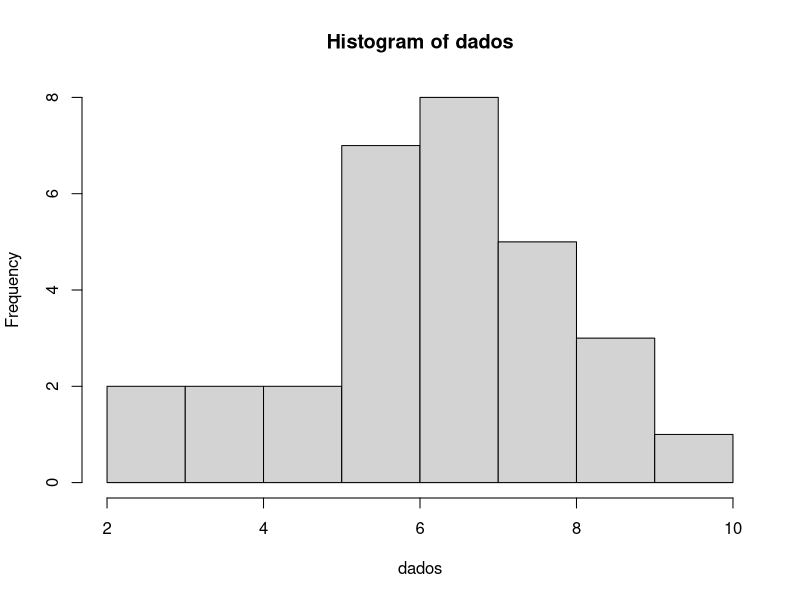
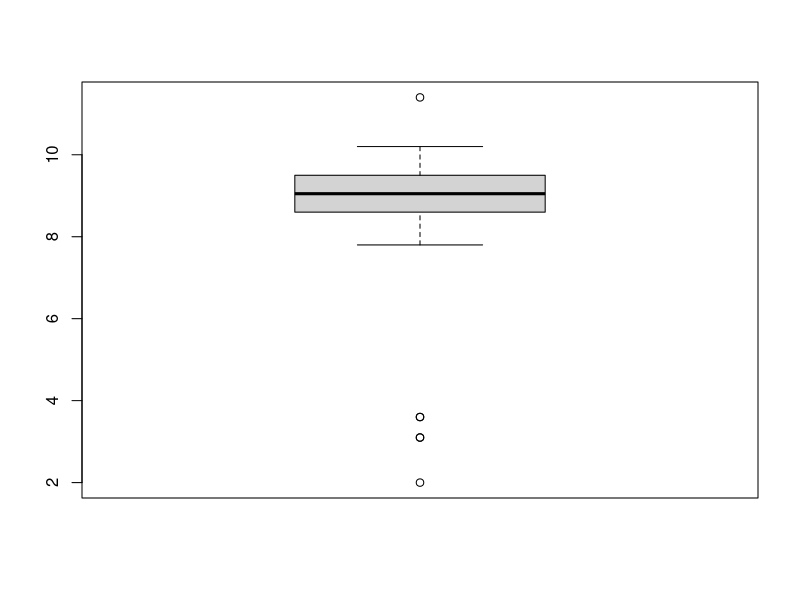
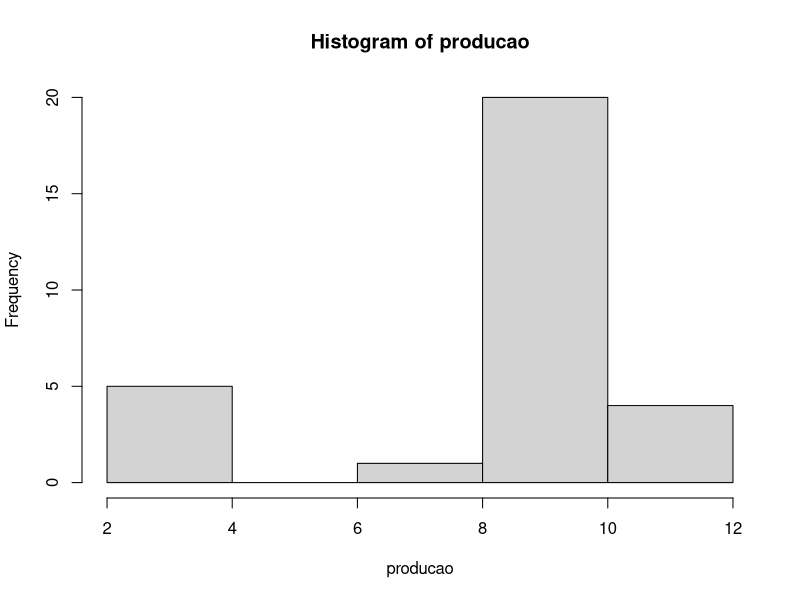
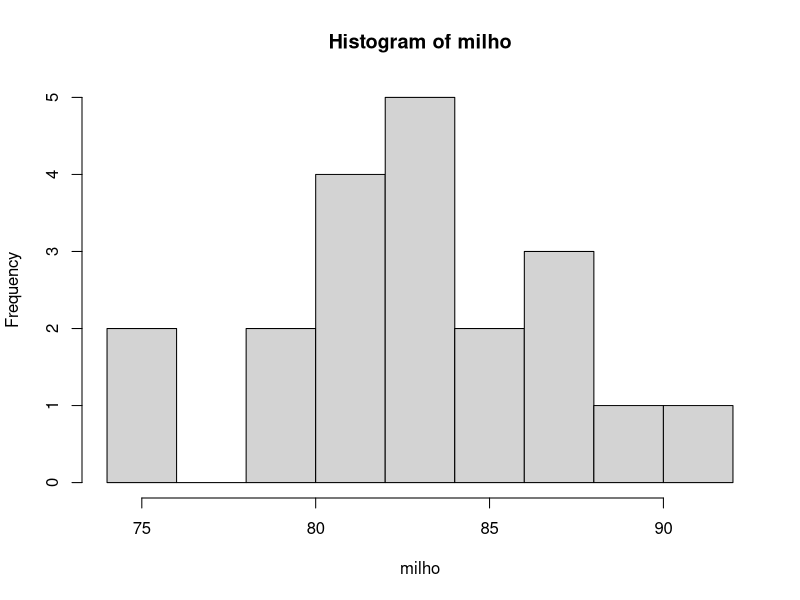
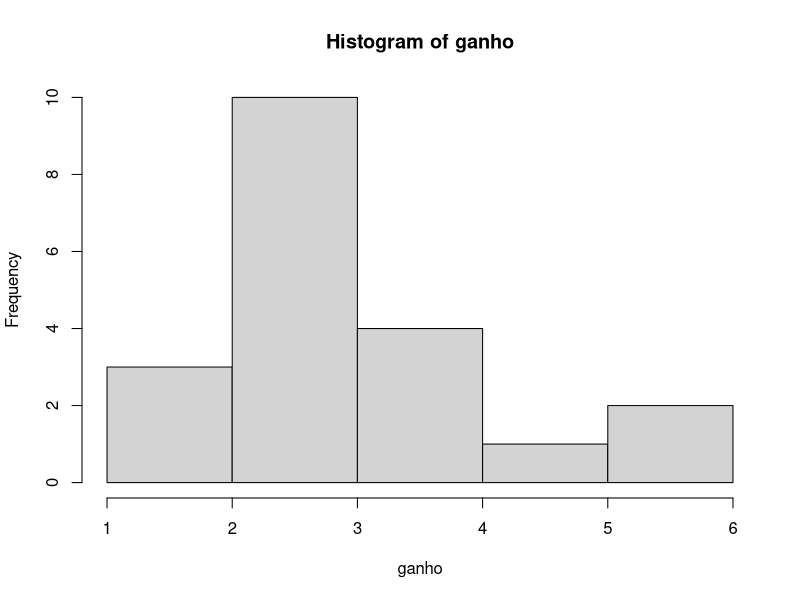
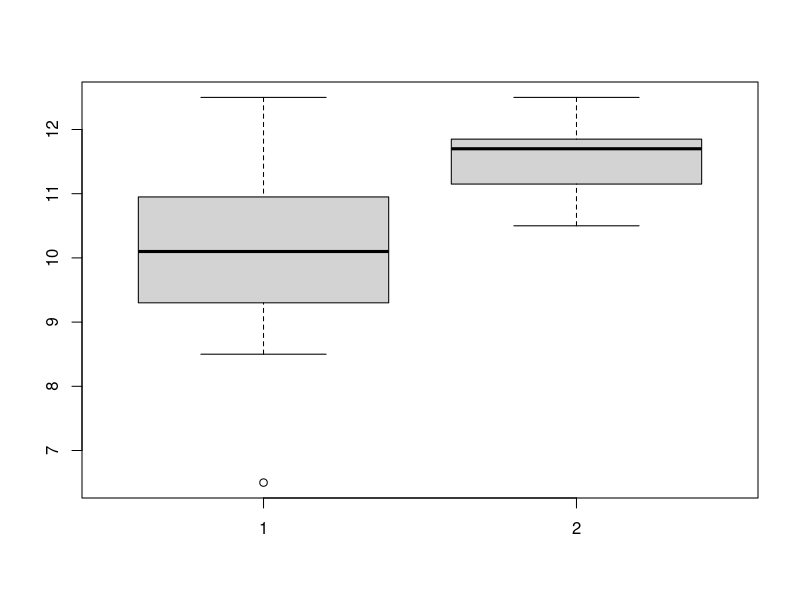
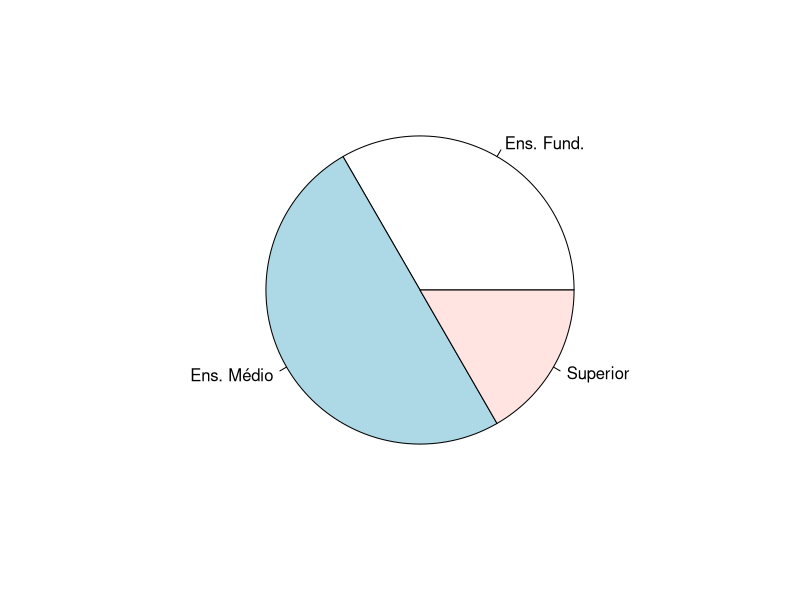
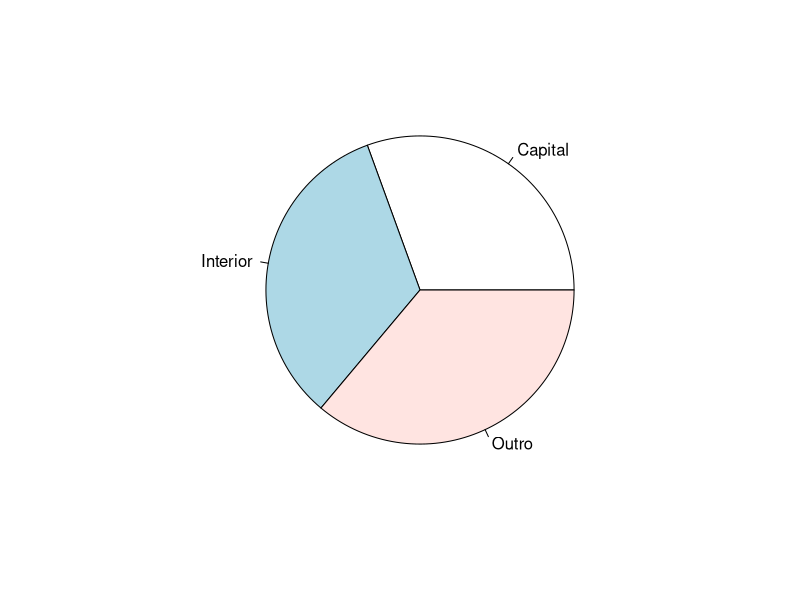

R code for these plots, in order:
#Q1)-----------------------------------------------------------------------------
print("Questao 1")
dados <- c(3600, 3545, 3658, 3498, 3657, 3425, 3785, 3254, 3266, 3641,
           3687, 3698, 3621, 3654, 3554, 3569, 3598, 3578, 3567, 3574)
           
media <- mean(dados)
print("Media")
print(media)

variancia <- var(dados)
print("variancia")
print(variancia)

desvio_padrao <- sd(dados)
coeficiente_variacao <- (desvio_padrao / media) * 100
print("coeficiente de variacao")
print(coeficiente_variacao)


#Q2)-------------------------------------------------------------------------------

print("Questao 2")
dados <- c(4.0, 4.5, 5.0, 5.0, 5.0, 5.5, 6.0, 6.0, 6.5, 6.5, 6.5,
            6.5, 7.0, 7.0, 7.0, 7.0, 7.0, 7.0, 7.5, 8.5, 9.0, 9.0,
            9.0, 9.5, 10.0, 10.0, 10.5, 10.5, 11.0, 12.0, 12.5, 13.0, 13.0)
           
media <- mean(dados)


variancia <- var(dados)
print("Variancia")
print(variancia)

desvio_padrao <- sd(dados)
coeficiente_variacao <- (desvio_padrao / media) * 100
print("coeficiente de variacao")
print(coeficiente_variacao)


#Q3)------------------------------------------------------------------------------

print("Questao 3")
producao <- data.frame(Ano = 1992:2001, Ton = c(12, 15, 18, 22, 17, 14, 18, 23, 29, 12))
media <- mean(producao$Ton)
print("Media")
media
mediana <- median(producao$Ton)
print("Mediana")
mediana
desvio_padrao <- sd(producao$Ton)
print("Desvio padrao")
desvio_padrao


#Q4)----------------------------------------------------------------------------------

print("Questao 4")
dados <- c(3.83, 4.08, 4.59, 5.80, 7.81, 6.31, 8.37, 7.50, 9.30, 5.98,
           6.78, 5.23, 7.50, 6.62, 2.80, 6.51, 5.27, 5.44, 6.08, 6.66,
           8.49, 3.86, 2.91, 5.82, 7.47, 6.52, 6.61, 7.80, 5.62, 8.23)
           
hist(dados)



#Q5)----------------------------------------------------------------------------------

print("Questao 5")
producao <- c(9.3, 7.8, 8.3, 10.1, 10.2, 9.5, 8.7, 9.0, 8.7, 9.7,
              9.1, 8.8, 3.6, 9.4, 3.6, 8.9, 9.2, 9.4, 11.4, 3.1,
              9.6, 3.1, 2.0, 9.8, 8.7, 9.0, 8.6, 9.2, 10.1, 9.3)

media <- mean(producao)
print("Media")
media

mediana <- median(producao)
print("Mediana")
mediana

boxplot(producao)

hist(producao)


#Q6)----------------------------------------------------------------------------------

print("Questao 6")
milho <- c(82.1, 74.9, 80.4, 85.3, 90.5, 82.4, 85.1, 82.7, 75.4, 80.7,
80.8, 82.7, 89.1, 87.2, 82.1, 81.6, 86.8, 86.1, 79.2, 79.1)

media <- mean(milho)
print("Media")
media

mediana <- median(milho)
print("Mediana")
mediana


hist(milho)


#Q7)--------------------------------------------------------------------------------

print("Questao 7")

ganho <- c(2.94, 3.38, 2.49, 3.52, 2.97, 2.09, 2.91, 1.74, 4.27, 5.17,
           2.27, 1.79, 3.16, 2.47, 5.99, 2.55, 3.29, 2.61, 1.99, 2.76)

media <- mean(ganho)
print("Media")
media

mediana <- median(ganho)
print("Mediana")
mediana

quartis <- quantile(ganho, probs = c(0.25, 0.5, 0.75), type=2)
print("Quartis")
quartis


hist(ganho)

#Q8)--------------------------------------------------------------------------------------------

print("Questao 8")
dados <- data.frame(
  Intervalo = c("[8,10)", "[10,12)", "[12,14)", "[14,16)", "[16,18)", "[18,20]"),
  fi = c(3, 9, 7, NA, 4, 3),
  Fi = c(10, 12, NA, 27, NA, 30),
  fr = c(NA, 30.0, NA, 76.7, 90.0, 10.0),
  Fr = c(10.0, 40.0, NA, 76.7, NA, 100.0)
)

dados$Intervalo <- factor(dados$Intervalo, ordered = TRUE)

dados$fi[4] <- dados$Fi[4] - dados$Fi[3]
dados$fi[3] <- dados$Fi[3] - dados$Fi[2]
dados$fi[6] <- dados$Fi[6] - dados$Fi[5]

dados$fr <- dados$fi / sum(dados$fi)
dados$Fr <- cumsum(dados$fr)

dados$Intervalo_num <- as.numeric(levels(dados$Intervalo))[dados$Intervalo]

media <- sum(dados$Intervalo_num * dados$fr)
print("Media")
media


#Q9)------------------------------------------------------------------------------------

print("Questao 9")
pesos <- c(961, 967, 971, 974, 979, 982, 992, 996, 997, 998,
           998, 999, 1000, 1000, 1002, 1002, 1002, 1003, 1004, 1004,
           1005, 1005, 1007, 1007, 1008, 1009, 1009, 1009, 1010, 1013,
           1014, 1016, 1016, 1017, 1017, 1020, 1021, 1021, 1022, 1024,
           1025, 1026, 1027, 1028, 1028, 1028, 1029, 1030, 1030, 1030,
           1030, 1031, 1031, 1032, 1032, 1032, 1033, 1034, 1034, 1034,
           1038, 1038, 1039, 1040, 1041, 1041, 1041, 1042, 1049, 1052,
           1054, 1056, 1065, 1069, 1071, 1072, 1079, 1082, 1083, 1084)


limite_A <- quantile(pesos, probs = 0.2)
limite_B <- quantile(pesos, probs = 0.5)
limite_C <- quantile(pesos, probs = 0.8)
limite_D <- max(pesos)

print("quantile do limite_A")
limite_A
print("quantile do limite_B")
limite_B
print("quantile do limite_C")
limite_C
print("Maximo de pesos do limite_D")
limite_D


#Q10)--------------------------------------------------------------------------------------

print("Questao 10")

loc1 <- c(9.4, 9.2, 10.2, 12.5, 12.2, 10.5, 12.1, 10.2, 11.4, 10.1, 10.1, 8.7, 8.5, 6.5, 9.6)

loc2 <- c( 10.8, 11.7, 11.5, 11.7, 11, 11.9, 11.3, 11.7,
10.5, 10.7, 11.6, 12.4, 11.8, 12.4, 12.5)


media1 <- mean(loc1)
media2 <- mean(loc2)

print("media da Localidade 1: ")
media1

print("media da localidade 2: ")
media2


var1 <- var(loc1)
var2 <- var(loc2)

print("variancia da Localidade 1: ")
var1

print("variancia da localidade 2: ")
var2



dev1 <- sd(loc1)
dev2 <- sd(loc2)

print("desvio padrao da Localidade 1: ")
dev1

print("desvio padrao da localidade 2: ")
dev2

boxplot(loc1, loc2)



#Q11)-------------------------------------------------------------------------------------

print("Questao 11")

mediaB <- 95.8
VariaciaA <- 39.6

coeficiente_variacaoA <- 7.266574
coeficiente_variacaoB <- 8.647028


mediaA <- (sqrt(VariaciaA) / coeficiente_variacaoA) * 100
print("Media de A")
mediaA


VariaciaB <- (coeficiente_variacaoB * mediaB) / 100
print("Variacia de B")
VariaciaB

#Q12)---------------------------------------------------------------------------------------

print("Questao 12 letra A")

#A)-------------------------------------------------------------------------------------------------
# Dados fornecidos

  estado_civil <- c("Solteiro", "Casado", "Casado", "Solteiro", "Solteiro", "Casado", "Solteiro", "Solteiro", "Casado", "Solteiro", "Casado", "Solteiro", "Solteiro", "Casado", "Casado", "Solteiro", "Casado", "Casado", "Solteiro", "Solteiro", "Casado", "Solteiro", "Solteiro", "Casado", "Casado", "Casado", "Solteiro", "Casado", "Casado", "Casado", "Solteiro", "Casado", "Casado", "Solteiro", "Casado", "Casado")
  grau_instrucao <- c("Ens. Fund.", "Ens. Fund.", "Ens. Fund.", "Ens. Médio", "Ens. Fund.", "Ens. Fund.", "Ens. Fund.", "Ens. Fund.", "Ens. Médio", "Ens. Médio", "Ens. Médio", "Ens. Fund.", "Ens. Médio", "Ens. Fund.", "Ens. Médio", "Ens. Médio", "Ens. Médio", "Ens. Fund.", "Superior", "Ens. Médio", "Ens. Médio","Ens. Médio", "Ens. Fund.", "Superior", "Ens. Médio", "Ens. Médio", "Ens. Fund.", "Ens. Médio", "Ens. Médio", "Ens. Médio", "Superior", "Ens. Médio", "Superior", "Superior", "Ens. Médio", "Superior")
  num_filhos <- c(0, 1, 2, 0, 0, 0, 0, 0, 1, 0, 2, 0, 0, 3, 0, 0, 1, 2, 0, 0, 1, 0, 0, 0, 2, 2, 0, 0, 5, 2, 0, 1, 3, 0, 2, 3)
  salario <- c(4.56, 5.25, 5.73, 6.26, 6.66, 6.86, 7.39, 7.59, 7.44, 8.12, 8.46, 8.74, 8.95, 9.13, 9.35, 9.77, 9.8, 10.53, 10.76, 11.06, 11.59, 12, 12.79, 13.23, 13.60, 13.85, 14.69, 14.71, 15.99, 16.22, 16.61, 17.26, 18.75, 19.40, 23.3)
  idade <- c(26, 32, 36, 20, 40, 28, 41, 43, 34, 23, 33, 27, 37, 44, 30, 38, 31, 39, 25, 37, 30, 34, 41, 26, 32, 35, 46, 29, 40, 35, 31, 36, 43, 33, 48, 42)
  procedencia <- c("Interior", "Capital", "Capital", "Outro", "Outro", "Interior", "Interior", "Capital", "Capital", "Outro", "Interior", "Capital", "Outro", "Outro", "Interior", "Outro", "Capital", "Outro", "Interior", "Interior", "Outro", "Capital", "Outro", "Outro", "Interior", "Outro", "Outro", "Interior", "Interior", "Capital", "Outro", "Interior", "Capital", "Capital", "Capital", "Interior")


 
# Frequência absoluta para a variável estado civil
print("freq_abs_estado_civil")
summary(factor(estado_civil))


# Frequência absoluta para a variável grau de instrução
print("freq_abs_grau_instrucao")
summary(factor(grau_instrucao))


# Frequência absoluta para a variável número de filhos
print("freq_abs_num_filhos")
summary(factor(num_filhos))


# Frequência absoluta para a variável região de salario
print("freq_abs_salario")
summary(factor(salario))


# Frequência absoluta para a variável região de idade
print("freq_abs_idade")
summary(factor(idade))


# Frequência absoluta para a variável região de procedência
print("freq_abs_procedencia")
summary(factor(procedencia))



# Frequência relativa para a variável estado civil
print("freq_rel_estado_civil")
table(estado_civil)/length(estado_civil)


# Frequência relativa para a variável grau de instrução
print("freq_rel_grau_instrucao")
table(grau_instrucao)/length(grau_instrucao)


# Frequência relativa para a variável número de filhos
print("freq_rel_num_filhos")
table(num_filhos)/length(num_filhos)


# Frequência relativa para a variável número de salario
print("freq_rel_salario")
table(salario)/length(salario)


# Frequência relativa para a variável número de idade
print("freq_rel_idade")
table(idade)/length(idade)


# Frequência relativa para a variável região de procedência
print("freq_abs_procedencia")
table(procedencia)/length(procedencia)


# Porcentagem para a variável estado civil
print("Porcentagem_estado_civil")
table(estado_civil)/length(estado_civil)*100


# Porcentagem para a variável grau de instrução
print("Porcentagem_grau_instrucao")
table(grau_instrucao)/length(grau_instrucao)*100


# Porcentagem para a variável número de filhos
print("Porcentagem_num_filhos")
table(num_filhos)/length(num_filhos)*100

# Porcentagem para a variável número de salario
print("Porcentagem_num_salario")
table(salario)/length(salario)*100

# Porcentagem para a variável número de idade
print("Porcentagem_idade")
table(idade)/length(idade)*100

# Porcentagem para a variável região de procedência
print("Porcentagem_procedencia")
table(procedencia)/length(procedencia)*100



# Porcentagem acumulada para a variável estado civil
print("Porcentagem_acumulada_estado_civil")
cumsum(table(estado_civil)/length(estado_civil)*100)


# Porcentagem acumulada para a variável grau de instrução
print("Porcentagem_acumulada_instrucao")
cumsum(table(grau_instrucao)/length(grau_instrucao)*100)


# Porcentagem acumulada para a variável número de filhos
print("Porcentagem_acumulada_filhos")
cumsum(table(num_filhos)/length(num_filhos)*100)


# Porcentagem acumulada para a variável número de salario
print("Porcentagem_acumulada_salario")
cumsum(table(salario)/length(salario)*100)

# Porcentagem acumulada para a variável número de idade
print("Porcentagem_acumulada_idade")
cumsum(table(idade)/length(idade)*100)

# Porcentagem acumulada para a variável região de procedência
print("Porcentagem_acumulada_procedencia")
cumsum(table(procedencia)/length(procedencia)*100)

#B)--------------------------------------------------------------------------------------------------------
print("letra B")

# Gráfico de pizza para a variável grau de instrução
pie(table(grau_instrucao), labels=names(table(grau_instrucao)))


# Gráfico de pizza para a variável região de procedência
pie(table(procedencia), labels=names(table(procedencia)))


#C)-----------------------------------------------------------------------------------------------
print("letra C")
# Gráfico de barras para a variável estado civil
barplot(table(estado_civil), xlab="Estado civil")

# Gráfico de barras para a variável número de filhos
barplot(table(num_filhos), xlab="num_filhos")

#D)-----------------------------------------------------------------------------------------------

print("letra D")

# Histograma para a variável salário
hist(salario)

# Histograma para a variável idade
hist(idade)

#E)-------------------------------------------------------------------------------------

# Média da variável número de filhos
media <- mean(num_filhos, na.rm=TRUE)
print("media de filhos")
print(media)

# Mediana da variável idade
mediana <- median(idade)
print("Mediana de idade")
mediana


quartis <- quantile(salario, probs = c(0.25, 0.75), type=2)
print("Quartis")
quartis